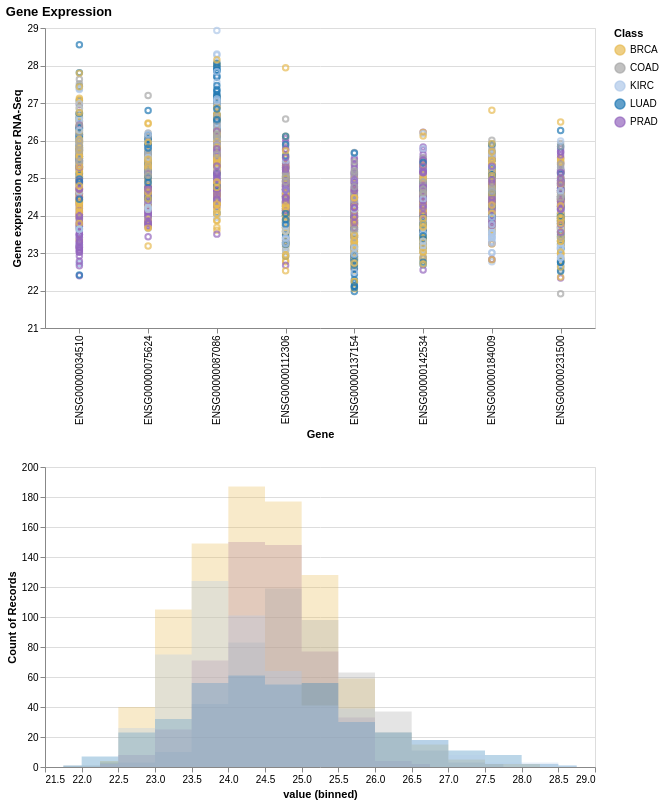

Notebook source saved alongside this figure:
### Markdown cell above
Rápido, simple, bonito y fácil de interpretar y sacar algunas conclusiones del análisis de los genes individuales. Por ejemplo, si nos centráramos de nuevo en el gen __ENSG00000087086__, podríamos notar fácilmente que KIRC (Cáncer Renal o de Riñón), parece tener los valores de expresión más altos de nuestros grupos de cáncer. Una vez más siguiendo el enlace a __proteinatlas.org__ específico para [__ENSG00000087086__](https://www.proteinatlas.org/ENSG00000034510-TMSB10), encontramos que el gen está realmente clasificado bajo:
> Marcador pronóstico en _cáncer renal_ y cáncer de tiroides.

Genial!!! conseguimos aprender algo rápidamente a través de nuestro visual estático seaborn. Ahora digamos que empezamos a tener más preguntas, como ¿cuál es la distribución de estos genes? ¿Está sesgada? ¿Qué pasa si quieres centrarte en uno de los tipos de cáncer? ¿tendrás que recodificar y hacer algunos cambios más?

Por supuesto, estoy haciendo todas estas preguntas para guiarnos hacia las características que __Altair__ aporta a nuestro análisis. Definitivamente deberías mirar todos los fantásticos [__Examples__](https://altair-viz.github.io/gallery/index.html) proporcionados por el equipo de altair, pero para este tutorial haremos un gráfico de dispersión con una interactividad añadida y un histograma de las expresiones génicas.

***Nota:*** A menos que esté siguiendo el código de jupyter notebook en su entorno local, el gráfico de altair no se mostrará en la vista del repositorio de github de este tutorial. Ya hay una figura guardada para esta visualización en el directorio [3-Outputs](https://github.com/fredhutchio/ml-pancancer-example/tree/main/3-Outputs) en este repositorio llamada "gene_expression_scatter_hist.html". Puede abrir este archivo html en un navegador y le permitirá explorar la visualización con todas las características interactivas sin tener que ejecutar este cuaderno. Esta es otra de las características útiles de altair que podrían interesarte para usarla en tu investigación.*

### Code cell
# Creación de la visualización Altair

alt.data_transformers.disable_max_rows()

scale = alt.Scale(domain=['BRCA', 'COAD', 'KIRC', 'LUAD', 'PRAD'],
                  range=['#e7ba52', '#a7a7a7', '#aec7e8', '#1f77b4', '#9467bd'])
color = alt.Color('Class:N', scale=scale)

# Creamos dos selecciones:
# - un pincel que está activo en el panel superior
# - un multi-click que está activo en el panel inferior

brush = alt.selection_interval(encodings=['x'])
click = alt.selection_multi(encodings=['color'])


# El panel superior es un gráfico de dispersión de la expresión de cada gen

points = alt.Chart().mark_point().encode(
    alt.X('Gene:N', title='Gene'),
    alt.Y('value:Q',
        title='Gene expression cancer RNA-Seq',
        scale=alt.Scale(domain=[21, 29])
    ),
    color=alt.condition(brush, color, alt.value('lightgray'))
).properties(
    width=550,
    height=300
).add_selection(
    brush, click
).transform_filter(
    click
)

# El panel inferior es un gráfico de histograma de cada gen por tipo de cáncer

hists = alt.Chart().mark_area( 
    opacity=0.3, 
    interpolate='step'
).encode(
    x=alt.X('value:Q', bin=alt.Bin(maxbins=30)),
    y=alt.Y('count()',
            stack=None),
    color=alt.condition(click, color, alt.value('lightgray'))
).transform_filter(
    brush
).properties(
    width=550,
).add_selection(
    click
)


# vconcat permite el apilamiento "vertical" de gráficos

gene_expression_scatter_hist = alt.vconcat(
    points,
    hists,
    data=data_genes_melt,
    title="Gene Expression"
)

# guardamos la visual como un archivo html
# se puede abrir en cualquier navegador y las características visuales se mantendrán
gene_expression_scatter_hist.save('../../ML_python/3-Outputs/gene_expression_scatter_hist.html')

# visualizando visual

gene_expression_scatter_hist

### Figure 1 — Vega-Lite specification as saved in the notebook (floating-point values rounded to 4 significant figures; data arrays with more than 128 entries replaced by an {"elided": "..."} marker saying what was removed)
{"config": {"view": {"continuousWidth": 400, "continuousHeight": 300}}, "vconcat": [{"mark": "point", "encoding": {"color": {"condition": {"type": "nominal", "field": "Class", "scale": {"domain": ["BRCA", "COAD", "KIRC", "LUAD", "PRAD"], "range": ["#e7ba52", "#a7a7a7", "#aec7e8", "#1f77b4", "#9467bd"]}, "selection": "selector001"}, "value": "lightgray"}, "x": {"type": "nominal", "field": "Gene", "title": "Gene"}, "y": {"type": "quantitative", "field": "value", "scale": {"domain": [21, 29]}, "title": "Gene expression cancer RNA-Seq"}}, "height": 300, "selection": {"selector001": {"type": "interval", "encodings": ["x"]}, "selector002": {"type": "multi", "encodings": ["color"]}}, "transform": [{"filter": {"selection": "selector002"}}], "width": 550}, {"mark": {"type": "area", "interpolate": "step", "opacity": 0.3}, "encoding": {"color": {"condition": {"type": "nominal", "field": "Class", "scale": {"domain": ["BRCA", "COAD", "KIRC", "LUAD", "PRAD"], "range": ["#e7ba52", "#a7a7a7", "#aec7e8", "#1f77b4", "#9467bd"]}, "selection": "selector002"}, "value": "lightgray"}, "x": {"type": "quantitative", "bin": {"maxbins": 30}, "field": "value"}, "y": {"type": "quantitative", "aggregate": "count", "stack": null}}, "selection": {"selector002": {"type": "multi", "encodings": ["color"]}}, "transform": [{"filter": {"selection": "selector001"}}], "width": 550}], "data": {"name": "data-31d6d15fe51a2440af39d2e3d06abb57"}, "title": "Gene Expression", "$schema": "https://vega.github.io/schema/vega-lite/v4.8.1.json", "datasets": {"data-31d6d15fe51a2440af39d2e3d06abb57": {"elided": "2800 records"}}}
